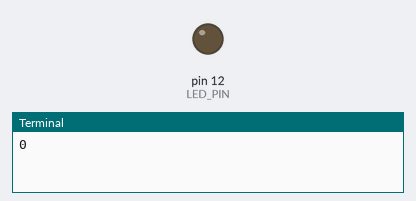
This program was run on a simulated Raspberry Pi (header pin numbers). Parts: output pins drawn as LEDs (lit = HIGH), the last lines printed to the terminal.

Above: at 0.05 s.
At 0.95 s:
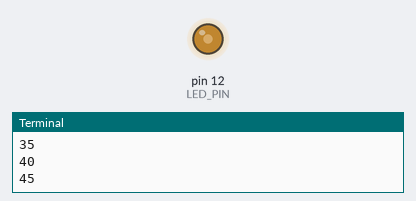
At 1.9 s:
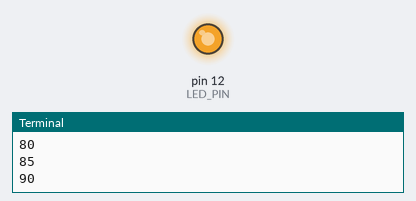
At 3.8 s:
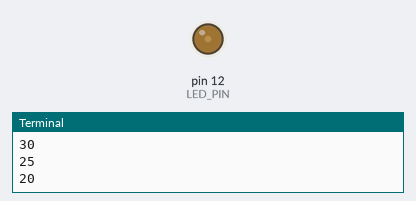
Timing chart, 0 to 5.5 s (numbered marks = the images above):
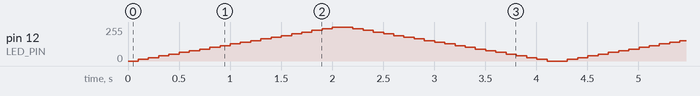

The program:

ledpwm_board.py
```python
#!/usr/bin/python
# -*- coding: UTF-8 -*-

import time                   #載入時間套件
import RPi.GPIO as GPIO       #載入PI-GPIO套件

LED_PIN=12                    #定義變數LED_PIN=12腳
GPIO.setmode(GPIO.BOARD)      #設定BOARD接腳模式PIN NO.左1,右2到40腳
GPIO.setup(LED_PIN,GPIO.OUT)  #設定腳位輸入IN或輸出OUT
pwm=GPIO.PWM(LED_PIN,50)
#50=>1/50=0.02
#0.5=>1/0.5=2
pwm.start(0)#1~100

try:                          #正常程式操作
  while True:
    for dc in range(0,101,5):
      print dc
      pwm.ChangeDutyCycle(dc)
      time.sleep(0.1)
    for dc in range(100,-1,-5):
      print dc
      pwm.ChangeDutyCycle(dc)
      time.sleep(0.1)
except KeyboardInterrupt:     #異常程式跳這段
  pwm.stop()                  #GPIO清除pwm停止
  GPIO.cleanup()              #GPIO清除
```
